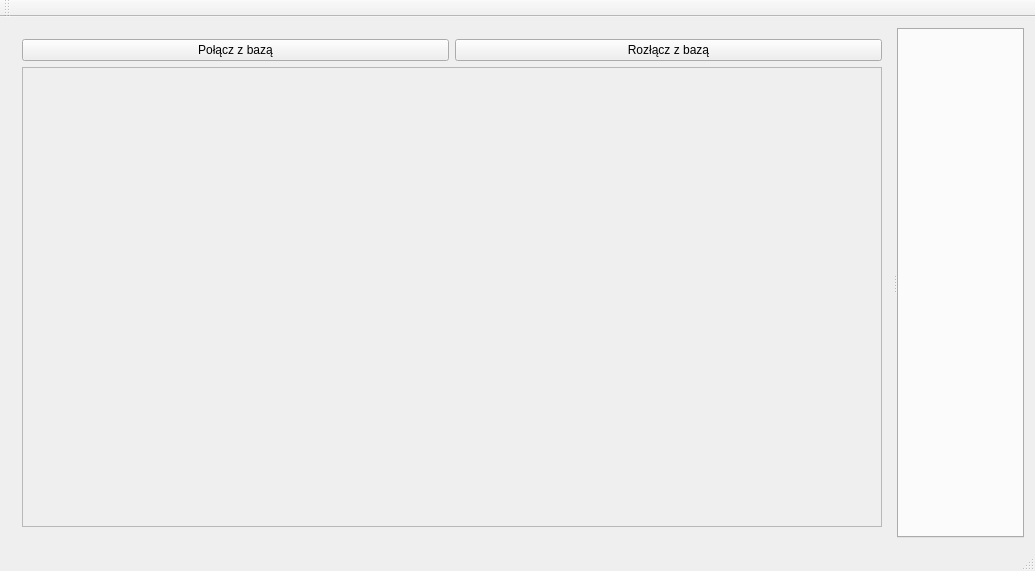
<?xml version="1.0" encoding="UTF-8"?>
<ui version="4.0">
 <class>MainWindow</class>
 <widget class="QMainWindow" name="MainWindow">
  <property name="geometry">
   <rect>
    <x>0</x>
    <y>0</y>
    <width>1035</width>
    <height>571</height>
   </rect>
  </property>
  <property name="windowTitle">
   <string>MainWindow</string>
  </property>
  <widget class="QWidget" name="centralWidget">
   <layout class="QHBoxLayout" name="horizontalLayout_2">
    <item>
     <widget class="QSplitter" name="splitter">
      <property name="orientation">
       <enum>Qt::Horizontal</enum>
      </property>
      <widget class="QWidget" name="layoutWidget">
       <layout class="QVBoxLayout" name="verticalLayout">
        <item>
         <layout class="QHBoxLayout" name="horizontalLayout">
          <item>
           <widget class="QPushButton" name="pushButton_3">
            <property name="text">
             <string>Połącz z bazą</string>
            </property>
           </widget>
          </item>
          <item>
           <widget class="QPushButton" name="pushButton_2">
            <property name="text">
             <string>Rozłącz z bazą</string>
            </property>
           </widget>
          </item>
         </layout>
        </item>
        <item>
         <widget class="QScrollArea" name="scrollArea">
          <property name="sizePolicy">
           <sizepolicy hsizetype="Expanding" vsizetype="Expanding">
            <horstretch>0</horstretch>
            <verstretch>0</verstretch>
           </sizepolicy>
          </property>
          <property name="minimumSize">
           <size>
            <width>0</width>
            <height>0</height>
           </size>
          </property>
          <property name="sizeAdjustPolicy">
           <enum>QAbstractScrollArea::AdjustToContents</enum>
          </property>
          <property name="widgetResizable">
           <bool>true</bool>
          </property>
          <widget class="QWidget" name="scrollAreaWidgetContents">
           <property name="geometry">
            <rect>
             <x>0</x>
             <y>0</y>
             <width>882</width>
             <height>461</height>
            </rect>
           </property>
          </widget>
         </widget>
        </item>
       </layout>
      </widget>
      <widget class="QTabWidget" name="tabWidget">
       <property name="sizePolicy">
        <sizepolicy hsizetype="Expanding" vsizetype="Expanding">
         <horstretch>0</horstretch>
         <verstretch>0</verstretch>
        </sizepolicy>
       </property>
       <property name="minimumSize">
        <size>
         <width>0</width>
         <height>0</height>
        </size>
       </property>
       <property name="baseSize">
        <size>
         <width>0</width>
         <height>0</height>
        </size>
       </property>
       <property name="currentIndex">
        <number>-1</number>
       </property>
      </widget>
     </widget>
    </item>
   </layout>
  </widget>
  <widget class="QMenuBar" name="menuBar">
   <property name="geometry">
    <rect>
     <x>0</x>
     <y>0</y>
     <width>1035</width>
     <height>20</height>
    </rect>
   </property>
  </widget>
  <widget class="QToolBar" name="mainToolBar">
   <attribute name="toolBarArea">
    <enum>TopToolBarArea</enum>
   </attribute>
   <attribute name="toolBarBreak">
    <bool>false</bool>
   </attribute>
  </widget>
  <widget class="QStatusBar" name="statusBar"/>
 </widget>
 <layoutdefault spacing="6" margin="11"/>
 <resources/>
 <connections/>
</ui>
